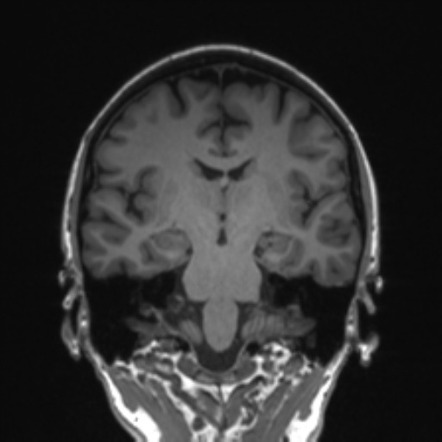
#> input picture brain-tumor-detection-master/brain_tumor/Training/no_tumor/5.jpg, 442 x 442 px; its folder holds only this picture in this run
$ jupyter execute --allow-errors 'own brain tumor prediction using logestic regresssion.ipynb'
#> lines starting #> are read from the running program, lines starting #| are printed output that depends on the picture
[cell 1]
import os
import pandas as pd
import cv2
import numpy as np
import matplotlib.pyplot as plt

[cell 2]
from sklearn.model_selection import train_test_split

[cell 3]
path = ('brain-tumor-detection-master/brain_tumor/Training')

[cell 4]
properties = []
y = []

[cell 5]
for folder in os.listdir(path):
    file_path = (path+'/'+folder)
    label = 0
    if folder != "no_tumor":
        label=1
    for file in os.listdir(file_path):
        img_path = (file_path+'/'+file)
        img = cv2.imread(img_path)
#> img is the input picture: shape (442, 442, 3); min 8, max 255, mean 50
        img = cv2.resize(img,(100,100))
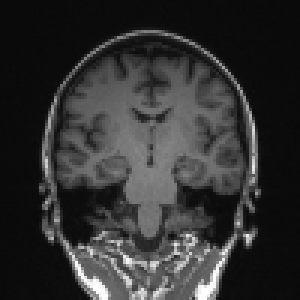
#> img: shape (100, 100, 3) (shown 3 times larger); min 9, max 255, mean 49.9
        img = img/255
        properties.append(img)
        y.append(label)
#> pass 2 of the loop `for folder in os.listdir(path):`:
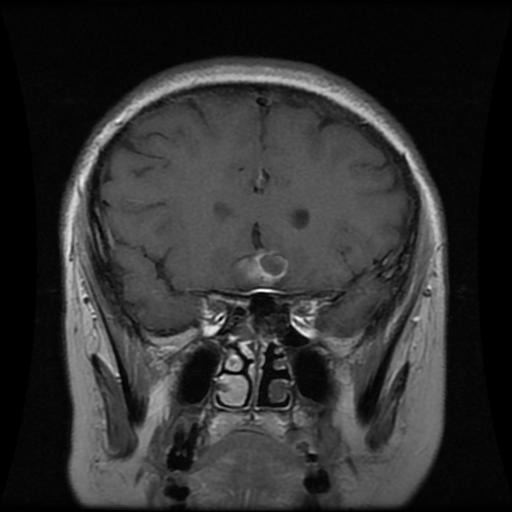
#> input picture brain-tumor-detection-master/brain_tumor/Training/pituitary_tumor/p (107).jpg, 512 x 512 px
#> img is the input picture: shape (512, 512, 3); min 0, max 255, mean 47.6
#> `img = cv2.resize(img,(100,100))`:
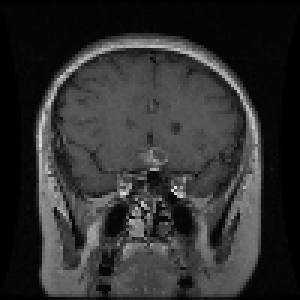
#> img: shape (100, 100, 3) (shown 3 times larger); min 0, max 225, mean 47.6

[cell 6]
len(y)

[cell 7]
len([i for i in y if i==1])

[cell 8]
len([i for i in y if i==0])

[cell 9]
len(properties)
#> Out = 2

[cell 10]
properties[0].shape
#> Out = (100, 100, 3)

[cell 11]
properties = np.array(properties)

[cell 12]
y = np.array(y)

[cell 13]
features = properties.reshape(len(properties),-1)

[cell 14]
features.shape
#> Out = (2, 30000)

[cell 15]
xtrain, xtest, ytrain, ytest = train_test_split(features, y, random_state=10,test_size=.20)
#> ytrain = [1]; ytest = [0]

[cell 16]
xtrain.shape , xtest.shape , ytrain.shape , ytest.shape
#> Out = ((1, 30000), (1, 30000), (1,), (1,))

[cell 17]
from sklearn.decomposition import PCA

[cell 18]
print(xtrain.shape, xtest.shape)
#| (1, 30000) (1, 30000)
pca = PCA(.98)
pca_train = pca.fit_transform(xtrain)
#> pca_train = [0]
pca_test = pca.transform(xtest)
#> pca_test = [0.0392]

[cell 19]
pca_test
#> Out = [0.0392]
